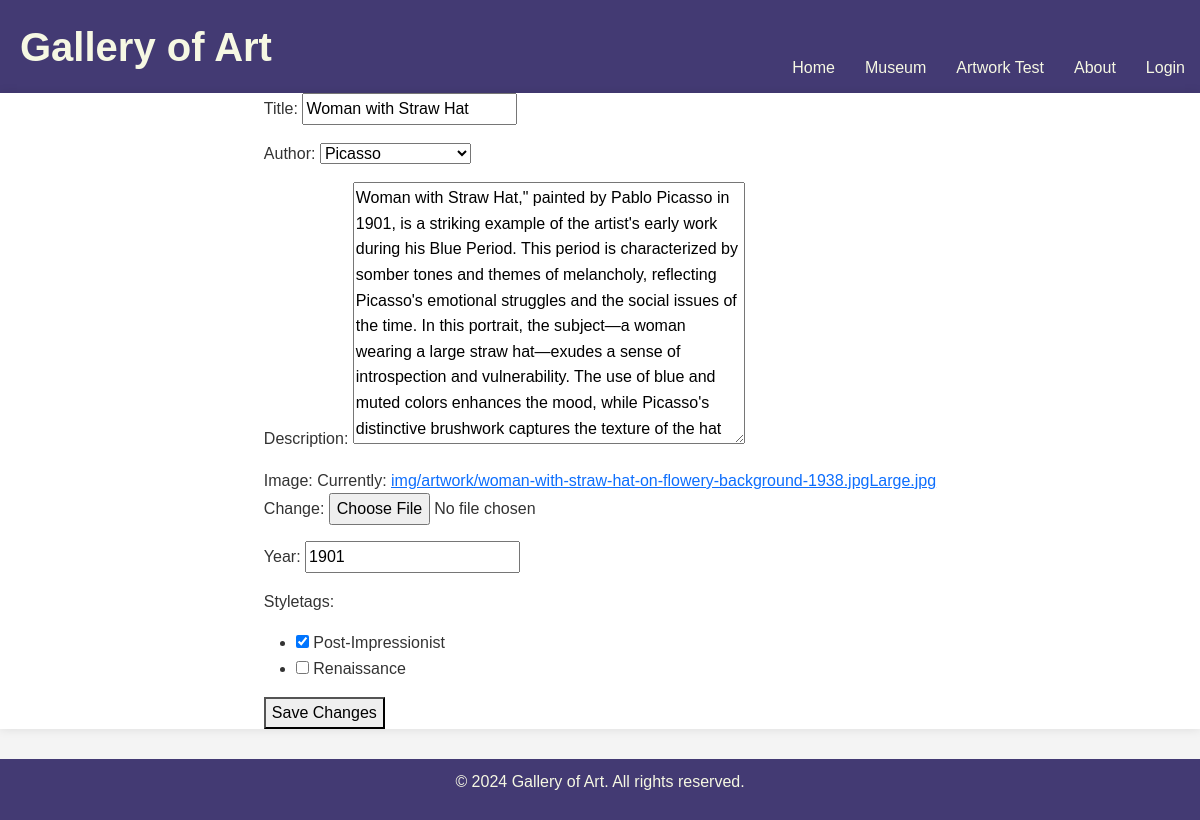
The app's page /manage/gallery/The Lourve/artwork/Woman with Straw Hat/, older data.
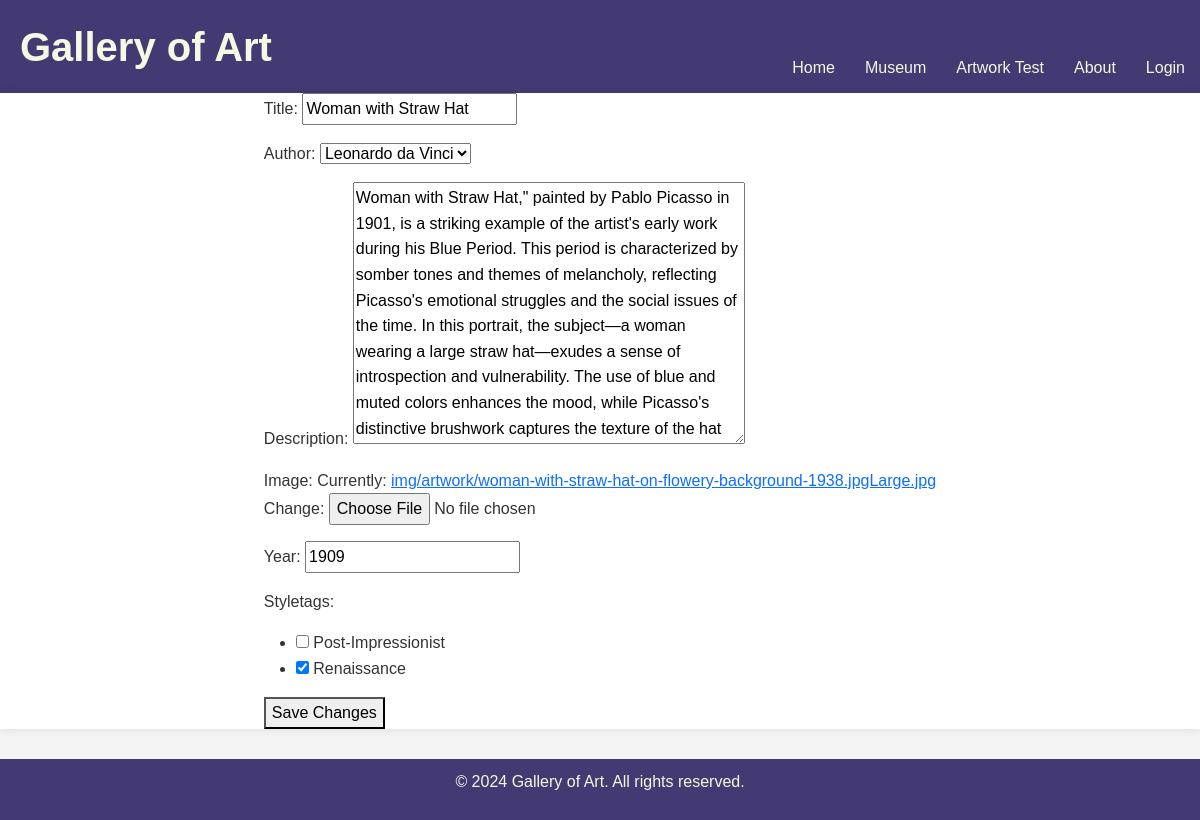
The same page, newer data.
### core/models.py (models this page shows, shortened)
class Artwork(models.Model):
    title = models.CharField(max_length=50, primary_key=True)
    author = models.ForeignKey(Author, on_delete=models.CASCADE, related_name="artwork")
    description = models.TextField(default="artwork description")
    gallery = models.ForeignKey(Gallery,  on_delete=models.CASCADE, related_name="artwork")
    image = models.ImageField(upload_to='img/artwork')
    rating = models.FloatField(default=3.0)
    year = models.PositiveIntegerField(default=2000)

### core/views.py (the view)
# urls.py: path('manage/gallery/<str:gallery_name>/artwork/<str:artwork_title>/', views.edit_artwork_view, name='edit_artwork'),
def edit_artwork_view(request, gallery_name, artwork_title):
    gallery = get_object_or_404(Gallery, gallery_name=gallery_name)
    artwork = get_object_or_404(Artwork, title=artwork_title, gallery=gallery)
    if request.method == 'POST':
        artwork_form = ArtworkForm(request.POST, request.FILES, instance=artwork)
        if artwork_form.is_valid():
            artwork_form.save()
            return redirect('edit_gallery', gallery_name=gallery.gallery_name)
    else:
        artwork_form = ArtworkForm(instance=artwork)
    return render(request, 'edit_artwork.html', {
        'artwork_form': artwork_form,
        'gallery': gallery,
        'artwork': artwork
    })

### core/forms.py (shortened to what this page needs)
class ArtworkForm(forms.ModelForm):
    styletags = forms.ModelMultipleChoiceField(
        queryset=StyleTag.objects.all(),
        widget=forms.CheckboxSelectMultiple,
        required=False
    )
    class Meta:
        model = Artwork
        fields = ['title', 'author', 'description', 'image', 'year']
    def __init__(self, *args, **kwargs):
        super(ArtworkForm, self).__init__(*args, **kwargs)
        if self.instance.pk:
            self.fields['styletags'].initial = self.instance.styletag.all()

### core/models.py (called while the page is built)
    def __str__(self):
        return self.name

    def __str__(self):
        return self.tag_name

### core/templates/edit_artwork.html (shortened to what this page needs)
{% extends "base.html" %}
{% block content %}
<form action="{% url 'edit_artwork' gallery.gallery_name artwork.title %}" method="POST" enctype="multipart/form-data">
    {{ artwork_form.as_p }}
    <button type="submit">Save Changes</button>
</form>
{% endblock %}

Row changes from the older to the newer data that the page shows:
changed Artwork "Woman with Straw Hat": author "Picasso" → "Leonardo da Vinci"; year "1901" → "1909"
Text that changed along with them:
form field styletags: "☑ ☐" → "☐ ☑"
